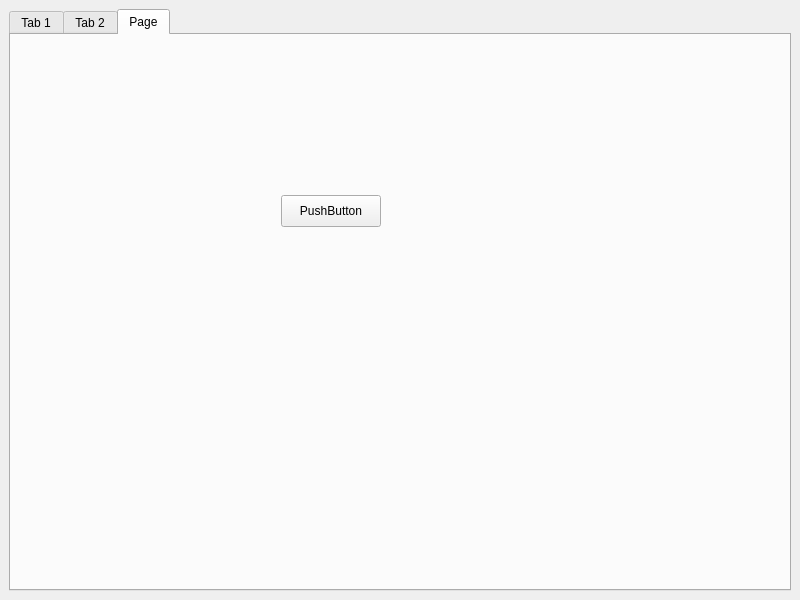
<?xml version="1.0" encoding="UTF-8"?>
<ui version="4.0">
 <class>MainWindow</class>
 <widget class="QMainWindow" name="MainWindow">
  <property name="geometry">
   <rect>
    <x>0</x>
    <y>0</y>
    <width>800</width>
    <height>600</height>
   </rect>
  </property>
  <property name="windowTitle">
   <string>MainWindow</string>
  </property>
  <widget class="QWidget" name="centralwidget">
   <layout class="QVBoxLayout" name="verticalLayout_2">
    <item>
     <layout class="QVBoxLayout" name="verticalLayout">
      <item>
       <widget class="QTabWidget" name="tabWidget">
        <property name="currentIndex">
         <number>2</number>
        </property>
        <widget class="QWidget" name="tab">
         <attribute name="title">
          <string>Tab 1</string>
         </attribute>
        </widget>
        <widget class="QWidget" name="tab_2">
         <attribute name="title">
          <string>Tab 2</string>
         </attribute>
        </widget>
        <widget class="QWidget" name="tab_3">
         <attribute name="title">
          <string>Page</string>
         </attribute>
         <widget class="QPushButton" name="pushButton">
          <property name="geometry">
           <rect>
            <x>270</x>
            <y>160</y>
            <width>100</width>
            <height>32</height>
           </rect>
          </property>
          <property name="text">
           <string>PushButton</string>
          </property>
         </widget>
        </widget>
       </widget>
      </item>
     </layout>
    </item>
   </layout>
  </widget>
 </widget>
 <resources/>
 <connections/>
</ui>
